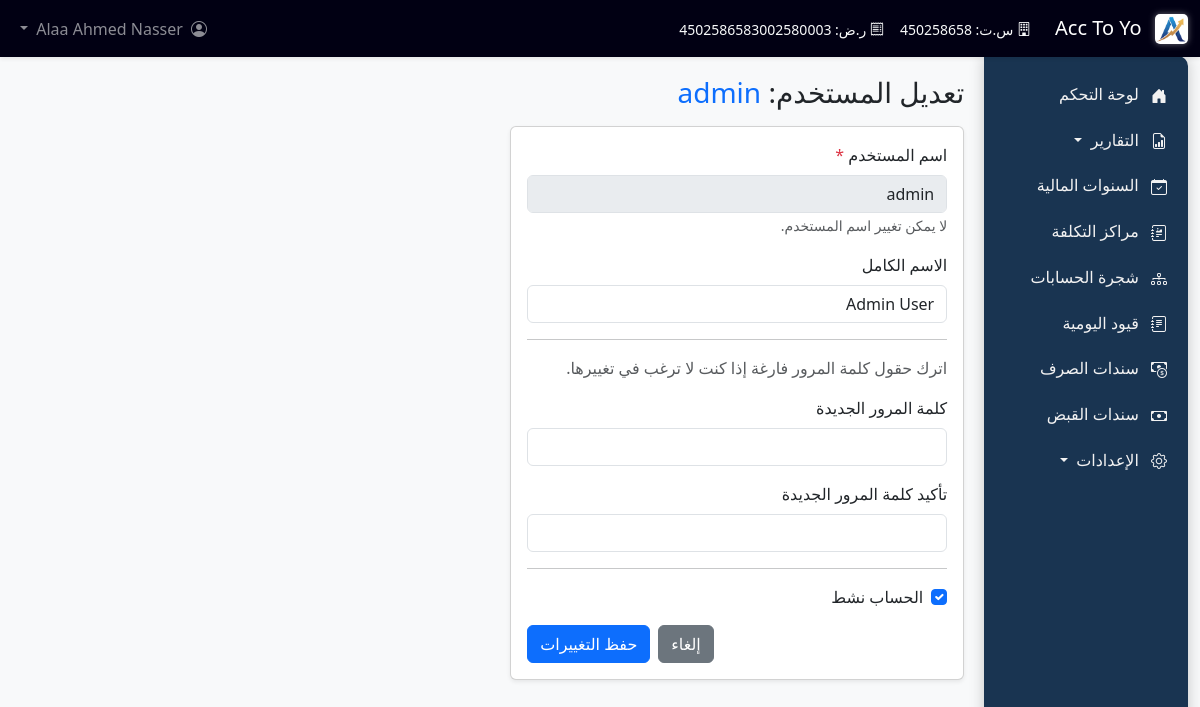
Page /users/edit/1 (signed in) on the committed database.
### tables this page shows
CREATE TABLE users (
            id INTEGER PRIMARY KEY AUTOINCREMENT,
            username TEXT UNIQUE NOT NULL,
            password_hash TEXT NOT NULL, -- سنخزن الهاش بدلاً من كلمة المرور مباشرة
            full_name TEXT,
            is_active INTEGER DEFAULT 1 -- 1 for active, 0 for inactive
        );

### app.py (the view)
@app.route('/users/edit/<int:user_id>', methods=['GET', 'POST'])
@require_login
def edit_user(user_id):
    conn = None
    try:
        conn = get_db()
        cursor = conn.cursor()
        cursor.execute("SELECT * FROM users WHERE id = ?", (user_id,))
        user = cursor.fetchone()
        if not user:
            flash('المستخدم المطلوب غير موجود.', 'danger')
            return redirect(url_for('manage_users'))
        if request.method == 'POST':
            full_name = request.form.get('full_name')
            password = request.form.get('password')
            confirm_password = request.form.get('confirm_password')
            is_active = 1 if request.form.get('is_active') else 0
            errors = []
            update_password = False
            if password:
                if password != confirm_password:
                    errors.append("كلمتا المرور الجديدتان غير متطابقتين.")
                else:
                    update_password = True
            elif confirm_password:
                 errors.append("الرجاء إدخال كلمة المرور الجديدة أيضاً.")
            if errors:
                for error in errors: flash(error, 'danger')
                return render_template('edit_user.html', user=user, form_data=request.form)
            if update_password:
                hashed_pw = hash_password(password)
                cursor.execute(
                    "UPDATE users SET full_name = ?, password_hash = ?, is_active = ? WHERE id = ?",
                    (full_name, hashed_pw, is_active, user_id)
                )
            else:
                cursor.execute(
                    "UPDATE users SET full_name = ?, is_active = ? WHERE id = ?",
                    (full_name, is_active, user_id)
                )
            conn.commit()
            flash('تم تحديث بيانات المستخدم بنجاح!', 'success')
            return redirect(url_for('manage_users'))
        else:
            return render_template('edit_user.html', user=user, form_data=None)
    except sqlite3.Error as e:
        if conn and request.method == 'POST': conn.rollback()
        flash(f"حدث خطأ أثناء التعامل مع المستخدم: {e}", 'danger')
        return redirect(url_for('manage_users'))
    finally:
        if conn: conn.close()

### app.py (called while the page is built)
@app.before_request
def handle_fiscal_years_alias():
    try:
        conn = get_db()
        cursor = conn.cursor()
        cursor.execute("SELECT name FROM sqlite_master WHERE type='table' AND name='fiscal_years'")
        if not cursor.fetchone():
            cursor.execute("CREATE VIEW IF NOT EXISTS fiscal_years AS SELECT * FROM financial_years")
            conn.commit()
    except sqlite3.Error as e:
        print(f"خطأ في إنشاء fiscal_years view: {e}")
    finally:
        if conn:
            conn.close()

def is_logged_in():
    return 'user_id' in session

def require_login(f):
    @wraps(f)
    def decorated_function(*args, **kwargs):
        if not is_logged_in():
            flash('الرجاء تسجيل الدخول للوصول إلى هذه الصفحة.', 'warning')
            return redirect(url_for('login', next=request.url)) # تمرير الصفحة المطلوبة بعد تسجيل الدخول
        return f(*args, **kwargs)
    return decorated_function

def get_company_profile():
    company_profile_path = os.path.join(os.path.dirname(__file__), 'company_profile.json')
    try:
        with open(company_profile_path, 'r', encoding='utf-8') as file:
            company_profile = json.load(file)
    except Exception as e:
        company_profile = {
            "companyName": "شركة مستويات التشغيل للمقاولات",
            "commercialRegistrationNumber": "450258658",
            "taxIdentificationNumber": "450258658300258",
            "logoPath": "assets/images/logo.png"
        }
        print(f"خطأ في قراءة ملف معلومات الشركة: {e}")
    if 'logoPath' in company_profile:
        if not company_profile['logoPath'].startswith('static/'):
            company_profile['logoPath'] = 'assets/images/logo.png'
    return company_profile

@app.context_processor
def inject_company_profile():
    return {'company_profile': get_company_profile()}

### database.py (called while the page is built)
def get_db():
    conn = sqlite3.connect(DATABASE_NAME)
    conn.row_factory = sqlite3.Row
    conn.execute("PRAGMA foreign_keys = ON")
    return conn

### templates/edit_user.html (shortened to what this page needs)
{% extends 'base.html' %}
{% block content %}
<h1 class="h3 mb-3">تعديل المستخدم: <span class="text-primary">{{ user.username }}</span></h1>
<div class="row">
    <div class="col-md-8 col-lg-6">
        <div class="card shadow-sm">
            <div class="card-body">
                <form method="POST" action="{{ url_for('edit_user', user_id=user.id) }}">
                    <div class="mb-3">
                        <label for="username" class="form-label">اسم المستخدم <span class="text-danger">*</span></label>
                        <input type="text" class="form-control" id="username" name="username" value="{{ form_data.username if form_data else user.username }}" readonly disabled>
                        <small class="form-text text-muted">لا يمكن تغيير اسم المستخدم.</small>
                    </div>
                    <div class="mb-3">
                        <label for="full_name" class="form-label">الاسم الكامل</label>
                        <input type="text" class="form-control" id="full_name" name="full_name" value="{{ form_data.full_name if form_data else user.full_name }}">
                    </div>
                    <hr>
                    <p class="text-muted">اترك حقول كلمة المرور فارغة إذا كنت لا ترغب في تغييرها.</p>
                    <div class="mb-3">
                        <label for="password" class="form-label">كلمة المرور الجديدة</label>
                        <input type="password" class="form-control {% if form_data and not password_valid %}is-invalid{% endif %}" id="password" name="password">
                    </div>
                    <div class="mb-3">
                        <label for="confirm_password" class="form-label">تأكيد كلمة المرور الجديدة</label>
                        <input type="password" class="form-control {% if form_data and not password_match %}is-invalid{% endif %}" id="confirm_password" name="confirm_password">
                    </div>
                    <hr>
                    <div class="form-check mb-3">
                        <input class="form-check-input" type="checkbox" id="is_active" name="is_active" value="1" {% if (form_data and form_data.get('is_active')) or (form_data is none and user.is_active) %}checked{% endif %}>
                        <label class="form-check-label" for="is_active">
                            الحساب نشط
                        </label>
                    </div>
                    <div class="d-flex justify-content-end">
                         <a href="{{ url_for('manage_users') }}" class="btn btn-secondary me-2">إلغاء</a>
                        <button type="submit" class="btn btn-primary">حفظ التغييرات</button>
                    </div>
                </form>
            </div>
        </div>
    </div>
</div>
{% endblock %}

### templates/base.html (style rules this page uses)
body { padding-top: 56px; background-color: #f8f9fa; }
html { scroll-behavior: smooth; }

### rows in the picture
users: username "admin", full_name "Admin User", is_active "☑"

### other values in the picture
{{ company_profile.companyName if company_profile else "Acc Too You" }} "Acc To Yo"
{{ company_profile.commercialRegistrationNumber if company_profile }} "450258658"
{{ company_profile.taxIdentificationNumber if company_profile }} "4502586583002580003"
{{ session.full_name or session.username }} "Alaa Ahmed Nasser"
